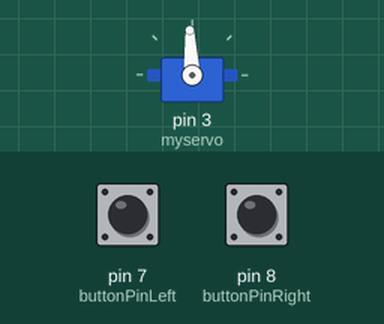
Recording of a sketch running on a simulated Arduino Uno, built with avr-gcc and run on an emulated ATmega328P. Parts: servo. The inputs (shaded band) are chosen by the test bench; at power-on: pin 7 (buttonPinLeft) LOW, pin 8 (buttonPinRight) LOW. What the sketch prints to the serial monitor is not drawn.

Above: at 1.2 s.
1.3 s: pin 7 (buttonPinLeft) pulled HIGH for 0.15 s
At 1.38 s:
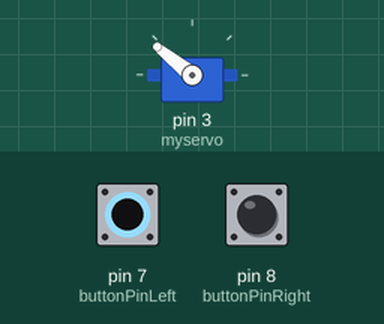
2.9 s: pin 8 (buttonPinRight) pulled HIGH for 0.15 s
At 2.98 s:
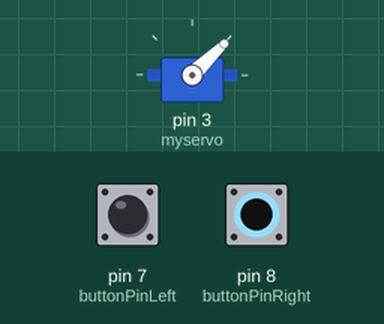
4.5 s: pin 8 (buttonPinRight) pulled HIGH for 3.2 s
At 8.9 s:
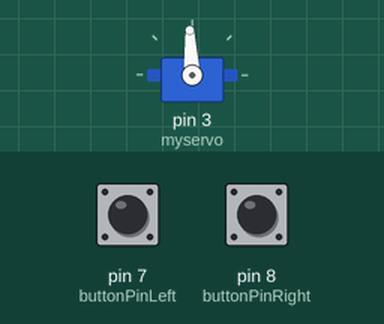
9.2 s: pin 7 (buttonPinLeft) pulled HIGH for 3.2 s
At 10.1 s:
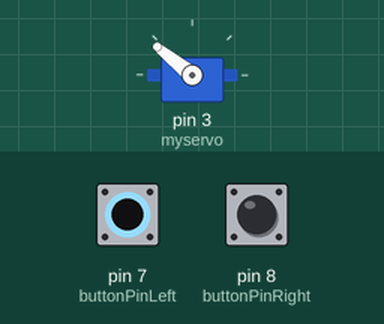
13.9 s: pin 7 (buttonPinLeft) driven HIGH and pin 8 (buttonPinRight) driven HIGH
At 14.8 s:
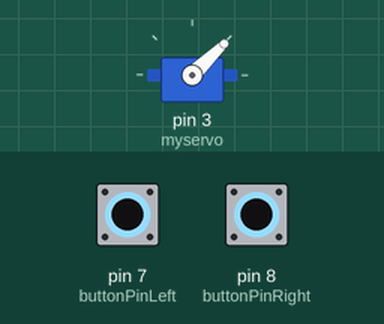
16.9 s: pin 8 (buttonPinRight) pulsed LOW 5 times (0.12 s each, 0.3 s apart)
At 17.11 s:
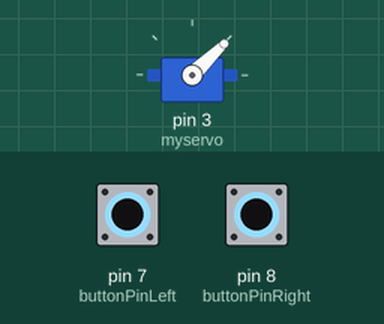
Timing chart, 0 to 19.9 s (numbered marks = the images above; inputs shaded):
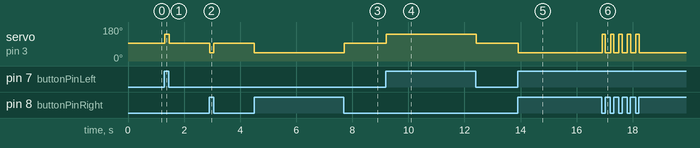

The sketch:

button.ino
```cpp
int buttonPinLeft = 7;     // the number of the pushbutton pin
int buttonPinRight = 8;
// variables will change:
int buttonStateLeft = 0;         // variable for reading the pushbutton status
int buttonStateRight = 0;
#include <Servo.h>
Servo myservo;

void setup() {
  // initialize the LED pin as an output:
  pinMode(buttonPinLeft, INPUT);
  pinMode(buttonPinRight, INPUT);
  Serial.begin(9600);
  myservo.attach(3);

}

void loop() {
  // read the state of the pushbutton value:
  buttonStateRight = digitalRead(buttonPinLeft);
  buttonStateLeft = digitalRead(buttonPinRight);

  // check if the pushbutton is pressed. If it is, the buttonState is HIGH:
  if (buttonStateLeft == HIGH) {
    // turn LED on:
    Serial.println("right");
    myservo.writeMicroseconds(1000);
  }
  else if (buttonStateRight == HIGH) {
    // turn LED off:
    Serial.println("left");
    myservo.writeMicroseconds(2000);
  }
  else {
    Serial.println("center");
    myservo.writeMicroseconds(1500);
  }
  //delay(200);
}
```

Measured:
- after the input at 1.3 s, servo on pin 3 (myservo): 93° → 141° at once, → 93° 0.15 s later
- after the input at 2.9 s, servo on pin 3 (myservo): 93° → 44° at once, → 93° 0.15 s later
- after the input at 4.5 s, servo on pin 3 (myservo): 93° → 44° at once, → 93° 3.2 s later
- after the input at 9.2 s, servo on pin 3 (myservo): 93° → 141° at once, → 93° 3.2 s later
- after the input at 13.9 s, servo on pin 3 (myservo): 93° → 44° at once
- after the input at 16.9 s, servo on pin 3 (myservo): alternates 141° for 0.12 s and 44° for 0.18 s, 10 changes in all, then stays 44°, starting at once
